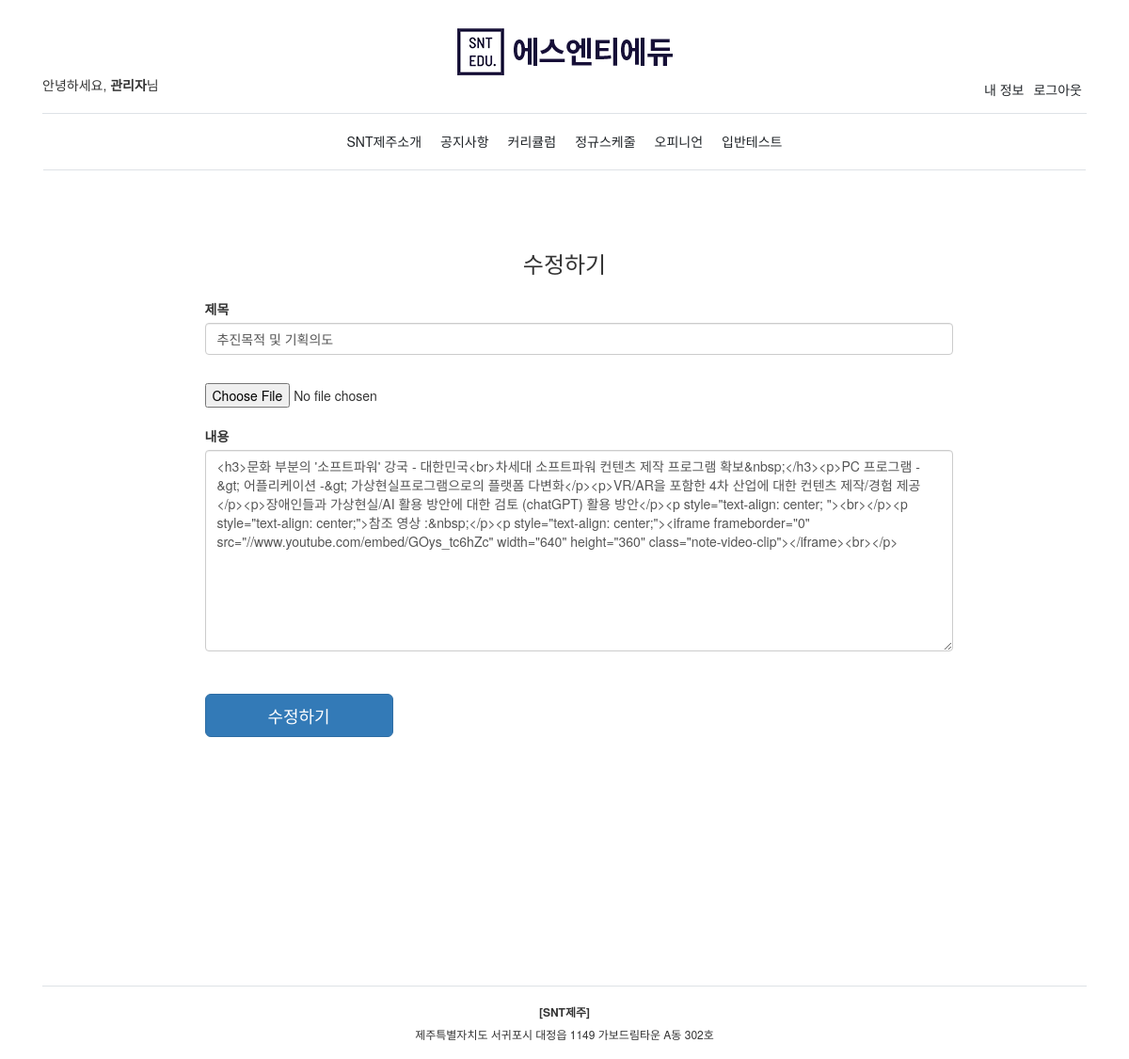
Page /announce/test/edit (signed in) on the committed database.
### account/models.py (models this page shows, shortened)
class Account(AbstractBaseUser):
	class Meta:
		verbose_name = '회원정보'
		verbose_name_plural = '회원정보'
	email 				= models.EmailField(verbose_name='이메일', max_length=60, unique=True)
	username 			= models.CharField(verbose_name='아이디', max_length=30, unique=True)
	date_joined			= models.DateTimeField(verbose_name='회원가입일', auto_now_add=True)
	last_login 			= models.DateTimeField(verbose_name='마지막로그인', auto_now=True)
	is_admin 			= models.BooleanField(verbose_name='어드민계정', default=False)
	is_staff			= models.BooleanField(verbose_name='스태프계정', default=False)
	is_superuser		= models.BooleanField(default=False)
	is_active 			= models.BooleanField(verbose_name='활성화계정', default=True)
	first_name			= models.CharField(verbose_name="이름", max_length=30)
	phone_number		= models.CharField(verbose_name="휴대번호", max_length=11)
	USERNAME_FIELD = 'username'
	REQUIRED_FIELDS = ['email', 'first_name', 'phone_number']
	objects = MyAccountManager()

### announce/models.py (models this page shows, shortened)
class BlogPost(models.Model):
	class Meta:
		verbose_name = '공지사항'
		verbose_name_plural = '공지사항'
	title 					= models.CharField(verbose_name='제목', max_length=70, null=False, blank=False)
	body 					= models.TextField(verbose_name='내용', max_length=50000, null=False, blank=False)
	image		 			= models.ImageField(verbose_name='사진', upload_to=upload_location, null=True, blank=True)
	date_published 			= models.DateTimeField(auto_now_add=True, verbose_name="업로드 일짜")
	date_updated 			= models.DateTimeField(auto_now=True, verbose_name="마지막 업데이트")
	author 					= models.ForeignKey(settings.AUTH_USER_MODEL, on_delete=models.CASCADE, verbose_name='작성자', related_name='announce_blog_posts')
	slug 					= AutoSlugField(populate_from='title', unique=True, validators=[slug_validator])

### announce/views.py (the view, shortened to what this page needs)
# urls.py: path('<slug>/edit', edit_blog_view, name="edit"),
def edit_blog_view(request, slug):
	context = {}
	user = request.user
	if not user.is_authenticated:
		return redirect("must_authenticate")
	blog_post = get_object_or_404(BlogPost, slug=slug)
	if blog_post.author != user:
		return HttpResponse('업로드인이 아닙니다.')
	form = UpdateBlogPostForm(
			initial = {
					"title": blog_post.title,
					"body": blog_post.body,
					"image": blog_post.image,
			}
		)
	context['form'] = form
	return render(request, 'announce/edit_blog.html', context)

### announce/forms.py (shortened to what this page needs)
class UpdateBlogPostForm(forms.ModelForm):
	class Meta:
		model = BlogPost
		fields = ['title', 'body', 'image']

### announce/templates/announce/edit_blog.html (shortened to what this page needs)
{% extends 'base.html' %}
{% block content %}
<link href="https://stackpath.bootstrapcdn.com/bootstrap/3.4.1/css/bootstrap.min.css" rel="stylesheet">
<link href="https://cdn.jsdelivr.net/npm/summernote@0.8.18/dist/summernote.min.css" rel="stylesheet">
<div class="text-center">
	<h2 class="h3 mb-3 fw-normal">수정하기</h2>
</div>
<div class="container">
	<div class="row justify-content-center">
		<div class="col-lg-9">
			<form class="create-form" method="post" enctype="multipart/form-data">{% csrf_token %}
				<div class="form-group">
					<label for="id_title">제목</label>
					<input class="form-control" type="text" name="title" id="id_title" placeholder="제목" value="{{form.initial.title}}" required autofocus>
				</div>
				<input type="file" name="image" id="id_image_file" accept="image/*" onchange="readURL(this)">
				<br>
				<div class="form-group">
					<label for="id_body">내용</label>
					<textarea class="form-control" rows="10" type="text" name="body" id="summernote" placeholder="내용"
					required>{{form.initial.body}}</textarea>
				</div>
				<div class="text-center">
					<button class="submit-button btn btn-lg btn-primary btn-block" type="submit">수정하기</button>
				</div>
			</form>
		</div>
	</div>
</div>
{% endblock content %}

### templates/snippets/header.html (shortened to what this page needs)
<link href="https://cdn.jsdelivr.net/npm/bootstrap@5.3.0-alpha3/dist/css/bootstrap.min.css" rel="stylesheet">
{% load static %}
<div class="d-flex flex-column">
    <a href="{% url 'home' %}">
        <img class="img-fluid mx-auto d-block" src="{% static 'sntlogo.png' %}">
    </a>
</div>
<div class="d-flex flex-column flex-md-row align-items-center pb-3 mb-1 d-none d-md-flex nav-center border-bottom">
	<p class ="my-0 mr-md-auto font-weight-normal" >
		{% if request.user.is_authenticated %}
		<p>안녕하세요, <strong>{{request.user.first_name}}</strong>님</p>
		{% endif %}
	</p>
	<nav class="d-inline-flex mt-md-0 ms-md-auto">
		{% if request.user.is_authenticated %}
			<a class="p-2 text-dark text-decoration-none" href="{% url 'account' %}">내 정보</a>
			<a class="p-2 text-dark text-decoration-none" href="{% url 'logout' %}">로그아웃</a></p>
			{% else %}
			<p>
				<a class="p-2 text-dark text-decoration-none" href="{% url 'register' %}">회원가입</a>
				<a class="p-2 text-dark text-decoration-none" href="{% url 'login' %}">로그인</a>
			</p>
			{% endif %}
	</nav>
</div>
	<nav class="navbar navbar-expand-md navbar-light">
		<div class="container border-bottom pb-3">
			<div class="d-none d-md-flex nav-center">
				<a class="p-3 text-dark text-decoration-none" href="{% url 'introduce' %}">SNT제주소개</a>
				<a class="p-3 text-dark text-decoration-none" href="{% url 'announce' %}">공지사항</a>
				<a class="p-3 text-dark text-decoration-none" href="{% url 'curriculum' %}">커리큘럼</a>
				<a class="p-3 text-dark text-decoration-none" href="{% url 'schedule' %}">정규스케줄</a>
				<a class="p-3 text-dark text-decoration-none" href="{% url 'opinion' %}">오피니언</a>
				<a class="p-3 text-dark text-decoration-none" href="{% url 'leveltest' %}">입반테스트</a>
			</div>
		</div>
	</nav>

### templates/snippets/header.html (style rules this page uses)
.nav-center { flex-grow: 1; display: flex; justify-content: center; }

### announce/templates/announce/edit_blog.html (style rules this page uses)
.create-form { width: 100%; max-width: 100%; padding: 15px; margin: auto; display: flex; flex-direction: column; }
.submit-button { max-width: 200px; align-self: flex-end; }

### rows in the picture
Account: user.first_name "관리자"
BlogPost: title "추진목적 및 기획의도", body "<h3>문화 부분의 '소프트파워' 강국 - 대한민국<br>차세대 소프트파워 컨텐츠 제작 프로그램 확보&nbsp;</h3><p>PC 프로그램 -&gt; 어플리케이션 -&gt; 가상현실프로그램으로의 플랫폼 다변화</p><p>VR/AR을 포함한 4차 산업에 대한 컨텐츠 제작/경험 제공</p><p>장애인들과 가상현실/AI 활용 방안에 대한 검토 (chatGPT) 활용 방안</p><p style=\"text-align: center; \"><br></p><p style=\"text-align: center;\">참조 영상 :&nbsp;</p><p style=\"text-align: center;\"><iframe frameborder=\"0\" src=\"//www.youtube.com/embed/GOys_tc6hZc\" width=\"640\" height=\"360\" class=\"note-video-clip\"></iframe><br></p>"
